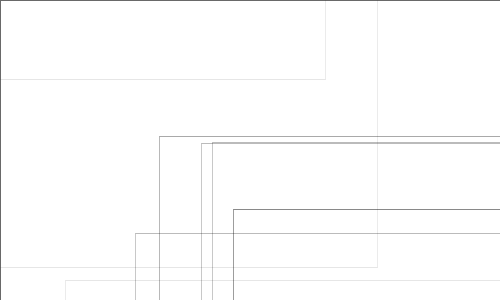
Frame 1 (no input)
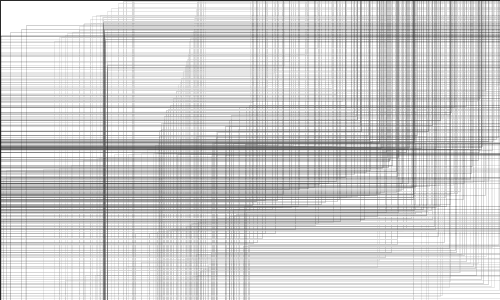
Frame 60 (the mouse pressed at the canvas centre just before this capture)
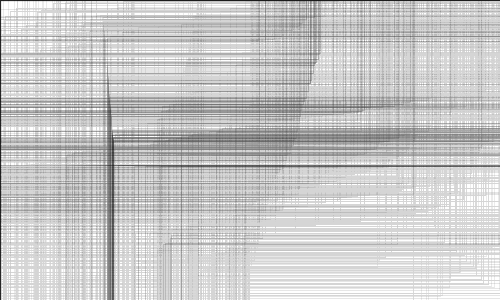
Frame 120 (the mouse held since frame 60 and released just before this capture)

The Processing sketch that drew these frames (run headless with seeded random() and noise(); from frame 60 on, the mouse is pressed at the canvas centre):

// Processing sketch: processing_47753
// ── processing_47753.pde

int _num=10;
Circle[] _circleArr= {
};
void setup() {
  size(500, 300);
  background(255);
  smooth();
  strokeWeight(1);
  fill(150, 50);
  // frameRate(30);
  drawCircle();
}
void draw() {
 // background(255);
 fill(255,3);
 rect(0,0,width,height);
  for (int i=0; i<_circleArr.length; i++) {
    Circle thisCirc = _circleArr[i];
    thisCirc.updateMe();
  }
}
void mouseReleased() {
  drawCircle();
}
void drawCircle() {
  for (int i=0; i<_num; i++) {
    Circle thisCirc = new Circle();
    thisCirc.drawMe();
    _circleArr = (Circle[])append(_circleArr, thisCirc);
  }
}

//-----------------
class Circle {
  float x, y;
  float radius;
  color linecol, fillcol;
  float alph;
  float xmove, ymove;
  Circle() {
    x = random(width);
    y = random(height);
    radius = random(100) + 10;
    //  linecol = color(random(255), random(255), random(255));
    fillcol = color(255, 255, 255);
    alph = 0;
    xmove=random(10)-5;
    ymove=random(10)-5;
  }
  void drawMe() {
    noStroke();
    fill(fillcol, alph);

    ellipse(x, y, radius*2, radius*2);
    stroke(linecol, 150);
    noFill();
    // ellipse(x, y, 10, 10);
  }
  void updateMe() {
    x += xmove*random(xmove);
    y += ymove*random(2);
    if (x > (width-1/2*radius)) { 
      x=0-radius;
    }
    if (x < (0-radius)) { 
      x=width-1/2*radius;
    }
    if (y > (height+radius)) { 
      y=0-radius;
    }
    if (y < (0-radius)) { 
      y=height+radius;
    }
    boolean touching = false;
    for (int i=0; i<_circleArr.length; i++) {
      Circle otherCirc = _circleArr[i];
      if (otherCirc != this) {
        float dis = dist(x, y, otherCirc.x, otherCirc.y);
        float overlap = dis - radius - otherCirc.radius;
        if (overlap < 0) {
          float midx, midy;
          midx = (x + otherCirc.x)/2;
          midy = (y + otherCirc.y)/2;
          stroke(0, 100);
          strokeWeight(0.2);
          noFill();
         if(x>250){
          
         // line(x,y,0,y);
          //line(x,y,x,height);
           line(x,y,0,y);
          line(x,y,x,0);
         
          }
          else{
          line(x,y,width,y);
           line(x,y,x,height);
          
          }
          
          //overlap *= -1;
          //ellipse(midx, midy, overlap, overlap);
        }
      }
    }
    if (touching) {
      if (alph > 0) { 
        alph--;
      }
    } 
    else {
      if (alph<255) { 
        alph += 2;
      }
    }
    //drawMe();
  }
}
